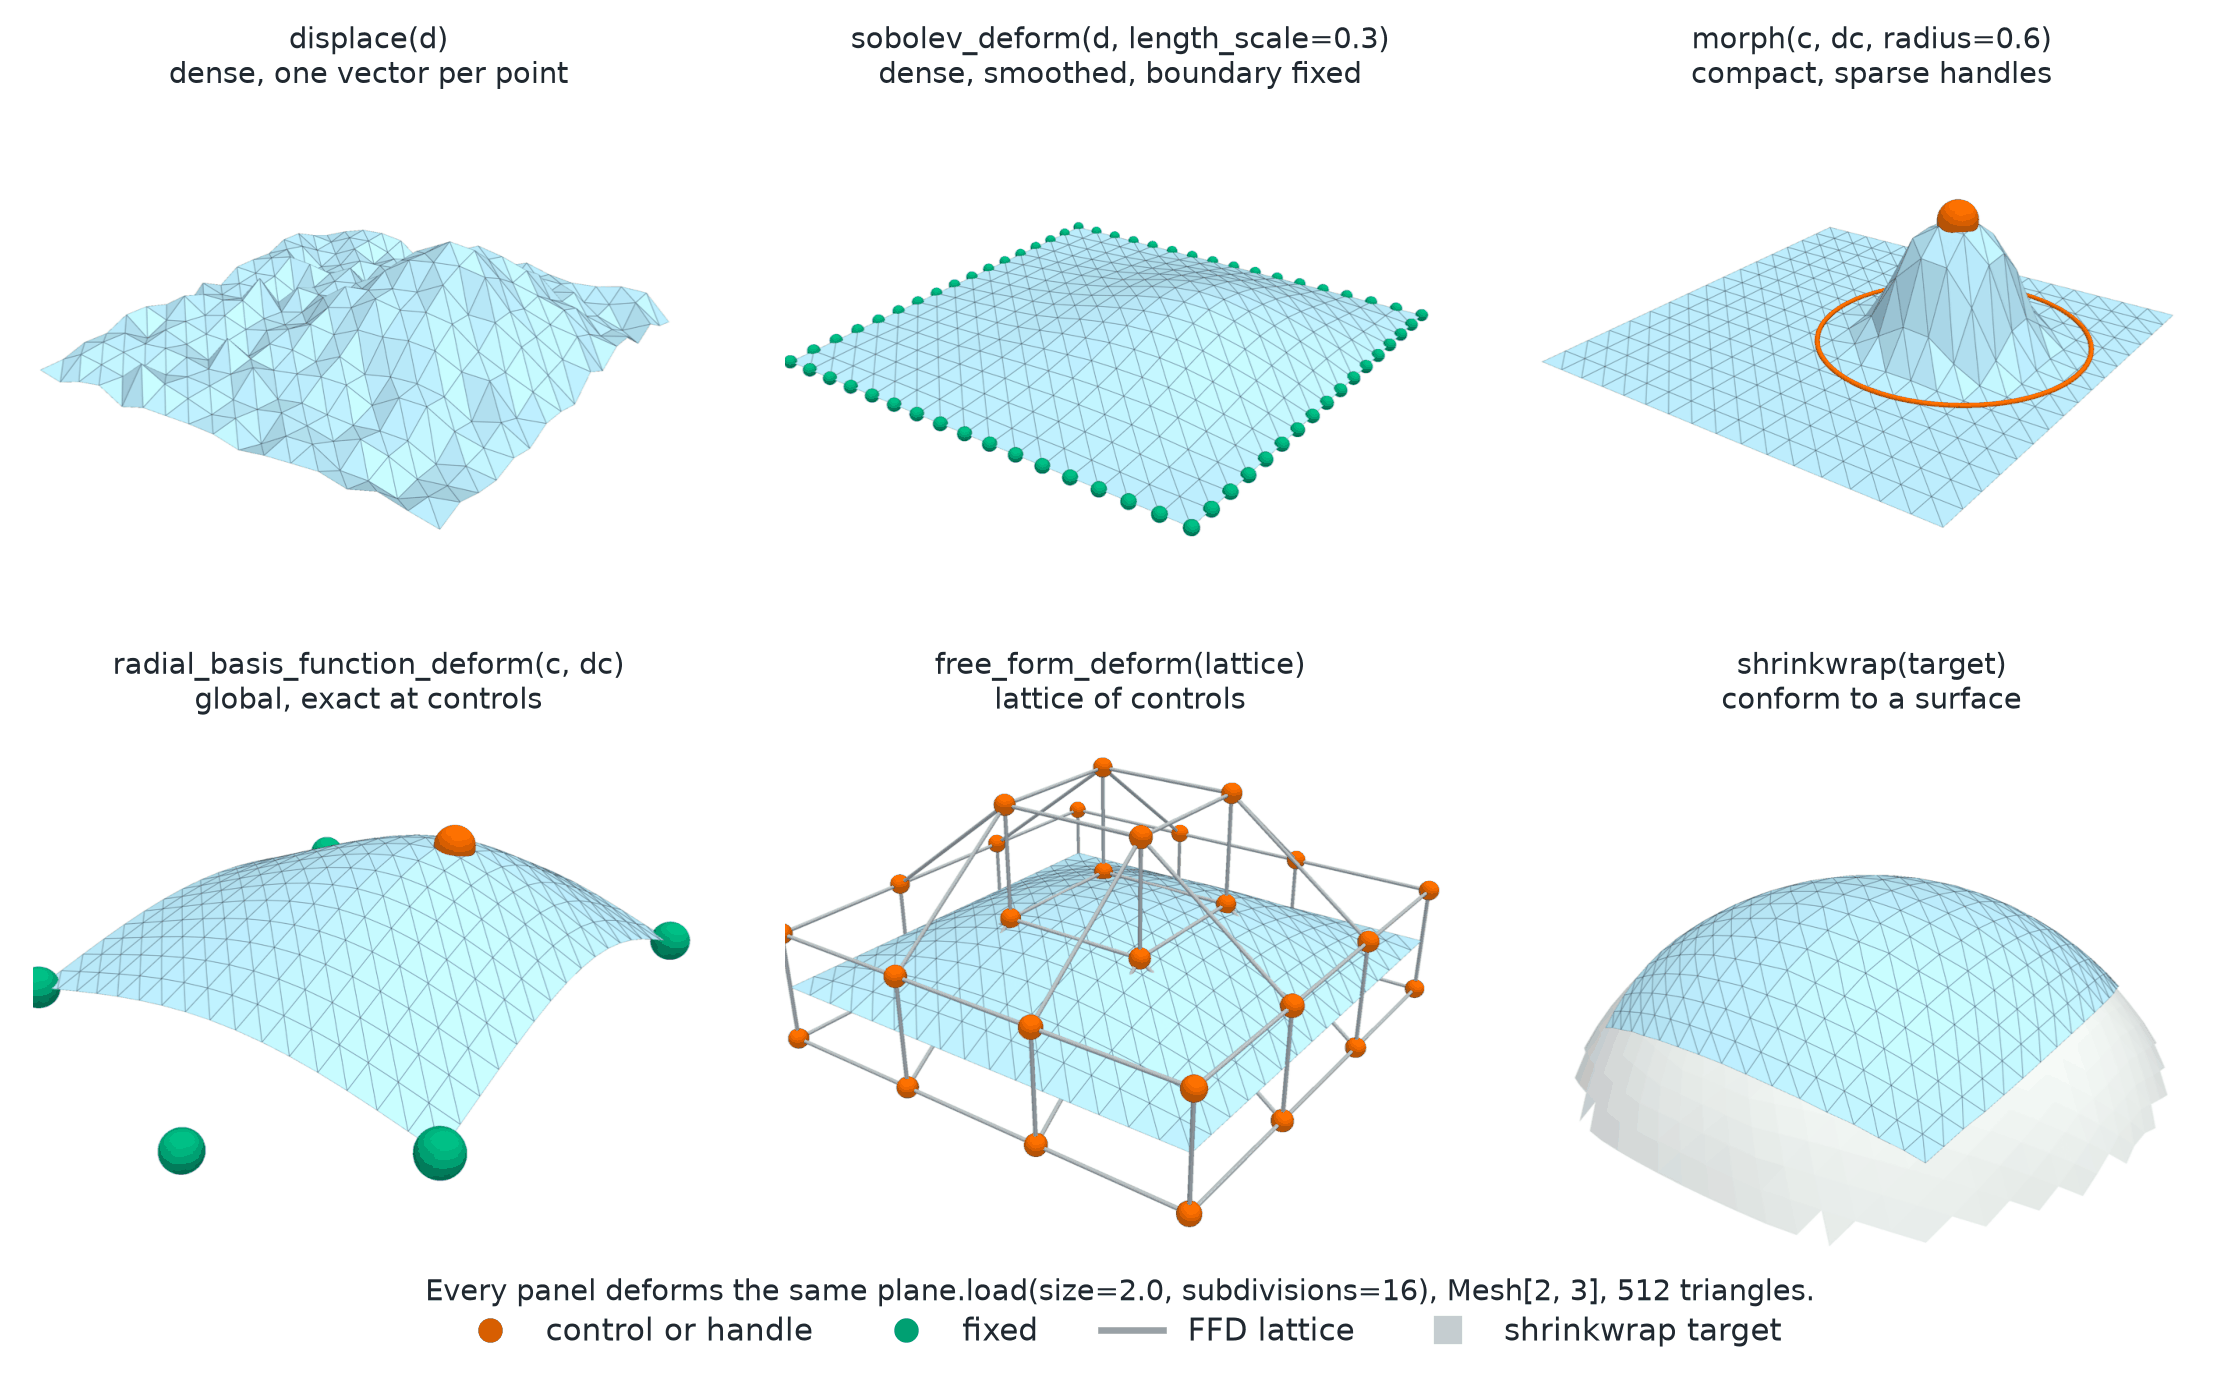

Recreate this plot in Python.
# SPDX-FileCopyrightText: Copyright (c) 2023 - 2026 NVIDIA CORPORATION & AFFILIATES.
# SPDX-FileCopyrightText: All rights reserved.
# SPDX-License-Identifier: Apache-2.0
#
# Licensed under the Apache License, Version 2.0 (the "License");
# you may not use this file except in compliance with the License.
# You may obtain a copy of the License at
#
# http://www.apache.org/licenses/LICENSE-2.0
#
# Unless required by applicable law or agreed to in writing, software
# distributed under the License is distributed on an "AS IS" BASIS,
# WITHOUT WARRANTIES OR CONDITIONS OF ANY KIND, either express or implied.
# See the License for the specific language governing permissions and
# limitations under the License.

"""Apply the six deformation families to one flat sheet, seen from one camera."""

from itertools import product
from pathlib import Path

import matplotlib.pyplot as plt
import numpy as np
import torch
from _style import (
    EDGE,
    FIXED,
    RESULT,
    SURFACE,
    SURFACE_EDGE,
    VIEW_UP,
    VIEW_VECTOR,
    save,
    spheres,
)
from matplotlib.lines import Line2D

from physicsnemo.mesh.io import to_pyvista
from physicsnemo.mesh.primitives.surfaces import plane, sphere_icosahedral

OUTPUT = Path(__file__).parent / "deformation_families.png"

SEED = 0
HANDLE = (0.3, 0.2)
LIFT = 0.55
RADIUS = 0.6
# One camera for every panel, so that the shapes compare directly.
FOCUS = (0.0, 0.0, -0.12)
CAMERA_DISTANCE = 4.7
SPHERE_RADIUS = 0.04
TARGET = "#c5ccd1"  # the shrinkwrap target, behind the result


def _render(actors):
    """Render PyVista actors off-screen from the shared fixed camera."""

    import pyvista as pv

    pv.OFF_SCREEN = True
    plotter = pv.Plotter(off_screen=True, window_size=(900, 720))
    plotter.enable_anti_aliasing("ssaa")
    plotter.set_background("white")
    for dataset, kwargs in actors:
        plotter.add_mesh(dataset, **{"ambient": 0.35, **kwargs})
    direction = np.asarray(VIEW_VECTOR) / np.linalg.norm(VIEW_VECTOR)
    eye = tuple(np.asarray(FOCUS) + CAMERA_DISTANCE * direction)
    plotter.camera_position = [eye, FOCUS, VIEW_UP]
    image = plotter.screenshot(return_img=True)
    plotter.close()
    return image


def _segments(starts, ends, radius):
    """Draw straight segments between paired points as tubes."""

    import pyvista as pv

    starts, ends = np.asarray(starts), np.asarray(ends)
    points = np.concatenate([starts, ends])
    n = len(starts)
    lines = np.column_stack([np.full(n, 2), np.arange(n), np.arange(n) + n]).ravel()
    return pv.PolyData(points, lines=lines).tube(radius=radius)


def main():
    """Generate the documentation image."""

    torch.manual_seed(SEED)
    sheet = plane.load(size=2.0, subdivisions=16)
    points = sheet.points
    x, y = points[:, 0], points[:, 1]
    edge = (x.abs() > 0.999) | (y.abs() > 0.999)
    up = torch.tensor([0.0, 0.0, 1.0])

    # A dense field: a smooth bump plus seeded noise, one vector per point.
    bump = 0.4 * torch.exp(-((x - HANDLE[0]) ** 2 + (y - HANDLE[1]) ** 2) / 0.25)
    noise = 0.035 * torch.randn(sheet.n_points)
    d = (bump + noise)[:, None] * up

    handle = torch.tensor([[HANDLE[0], HANDLE[1], 0.0]])
    lift = torch.tensor([[0.0, 0.0, LIFT]])
    corners = torch.tensor([[sx, sy, 0.0] for sx, sy in product((-1.0, 1.0), repeat=2)])
    # The corners and the handle are coplanar, which makes the affine tail singular.
    # A sixth fixed control below the sheet keeps the fit well posed.
    anchors = torch.cat([corners, torch.tensor([[0.0, -1.2, -0.3]])])
    controls = torch.cat([anchors, handle])
    control_moves = torch.cat([torch.zeros(len(anchors), 3), lift])

    # A 4 x 4 x 2 Bernstein lattice. The sheet is flat, so the box needs an explicit
    # positive z extent.
    origin = torch.tensor([-1.0, -1.0, -0.25])
    extent = torch.tensor([2.0, 2.0, 0.5])
    resolution = (4, 4, 2)
    lattice = torch.zeros(*resolution, 3)
    lattice[1:3, 1:3, :, 2] = 0.5

    target = sphere_icosahedral.load(radius=1.6, subdivisions=4).translate(
        torch.tensor([0.0, 0.0, -1.3])
    )
    # Drawn slightly inside the target, so that the wrapped sheet stays visible on it.
    backdrop = sphere_icosahedral.load(radius=1.585, subdivisions=4).translate(
        torch.tensor([0.0, 0.0, -1.3])
    )

    results = [
        sheet.displace(d),
        sheet.sobolev_deform(d, length_scale=0.3, fixed_points=edge),
        sheet.morph(handle, lift, radius=RADIUS),
        sheet.radial_basis_function_deform(controls, control_moves),
        sheet.free_form_deform(lattice, origin=origin, extent=extent),
        sheet.shrinkwrap(target),
    ]

    import pyvista as pv

    surface = {"color": SURFACE, "show_edges": True, "edge_color": SURFACE_EDGE}
    lifted = (handle + lift).numpy()
    handle_actor = (spheres(lifted, 2.2 * SPHERE_RADIUS), {"color": RESULT})
    lift_actor = (_segments(handle.numpy(), lifted, 0.012), {"color": RESULT})

    edge_points = results[1].points[edge].numpy()
    # The compact support of the handle, drawn as a ring on the flat part of the sheet.
    angles = np.linspace(0.0, 2.0 * np.pi, 97)
    ring = np.column_stack(
        [HANDLE[0] + RADIUS * np.cos(angles), HANDLE[1] + RADIUS * np.sin(angles)]
    )
    ring = np.column_stack([ring, np.full(len(angles), 0.004)])
    support = _segments(ring[:-1], ring[1:], 0.011)

    nodes = np.stack(
        np.meshgrid(*[np.linspace(0.0, 1.0, n) for n in resolution], indexing="ij"), -1
    )
    nodes = origin.numpy() + extent.numpy() * nodes + lattice.numpy()
    starts, ends = [], []
    for axis in range(3):
        head = [slice(None)] * 3
        tail = [slice(None)] * 3
        head[axis], tail[axis] = slice(None, -1), slice(1, None)
        starts.append(nodes[tuple(head)].reshape(-1, 3))
        ends.append(nodes[tuple(tail)].reshape(-1, 3))
    cage = _segments(np.concatenate(starts), np.concatenate(ends), 0.008)

    target_pv = to_pyvista(backdrop)
    cap = target_pv.extract_cells(
        np.flatnonzero(target_pv.cell_centers().points[:, 2] > -0.4)
    )

    extras = [
        [],
        [(spheres(edge_points, 0.7 * SPHERE_RADIUS), {"color": FIXED})],
        [
            (support, {"color": RESULT}),
            handle_actor,
            lift_actor,
        ],
        [
            (spheres(anchors.numpy(), 2.2 * SPHERE_RADIUS), {"color": FIXED}),
            handle_actor,
            lift_actor,
        ],
        [
            (cage, {"color": EDGE}),
            (spheres(nodes.reshape(-1, 3), 1.1 * SPHERE_RADIUS), {"color": RESULT}),
        ],
        [(cap, {"color": TARGET, "show_edges": False})],
    ]
    titles = [
        ("displace(d)", "dense, one vector per point"),
        ("sobolev_deform(d, length_scale=0.3)", "dense, smoothed, boundary fixed"),
        (f"morph(c, dc, radius={RADIUS})", "compact, sparse handles"),
        ("radial_basis_function_deform(c, dc)", "global, exact at controls"),
        ("free_form_deform(lattice)", "lattice of controls"),
        ("shrinkwrap(target)", "conform to a surface"),
    ]

    figure, axes = plt.subplots(2, 3, figsize=(14.0, 8.6))
    for axis, mesh, extra, (call, family) in zip(
        axes.flat, results, extras, titles, strict=True
    ):
        image = _render([(to_pyvista(mesh), surface), *extra])
        axis.imshow(image[20:-20, 20:-20])
        axis.set_title(f"{call}\n{family}")
        axis.set_axis_off()

    legend = [
        Line2D([], [], marker="o", linestyle="", color=RESULT, markersize=10),
        Line2D([], [], marker="o", linestyle="", color=FIXED, markersize=10),
        Line2D([], [], color=EDGE, linewidth=3),
        Line2D([], [], marker="s", linestyle="", color=TARGET, markersize=12),
    ]
    figure.legend(
        legend,
        ["control or handle", "fixed", "FFD lattice", "shrinkwrap target"],
        loc="lower center",
        ncol=4,
        frameon=False,
        bbox_to_anchor=(0.5, 0.0),
    )
    figure.text(
        0.5,
        0.055,
        f"Every panel deforms the same plane.load(size=2.0, subdivisions=16), "
        f"Mesh[{sheet.n_manifold_dims}, {sheet.n_spatial_dims}], {sheet.n_cells} triangles.",
        ha="center",
    )
    figure.subplots_adjust(
        left=0.0, right=1.0, bottom=0.09, top=0.93, wspace=0.02, hspace=0.18
    )
    save(figure, OUTPUT)


if __name__ == "__main__":
    main()
